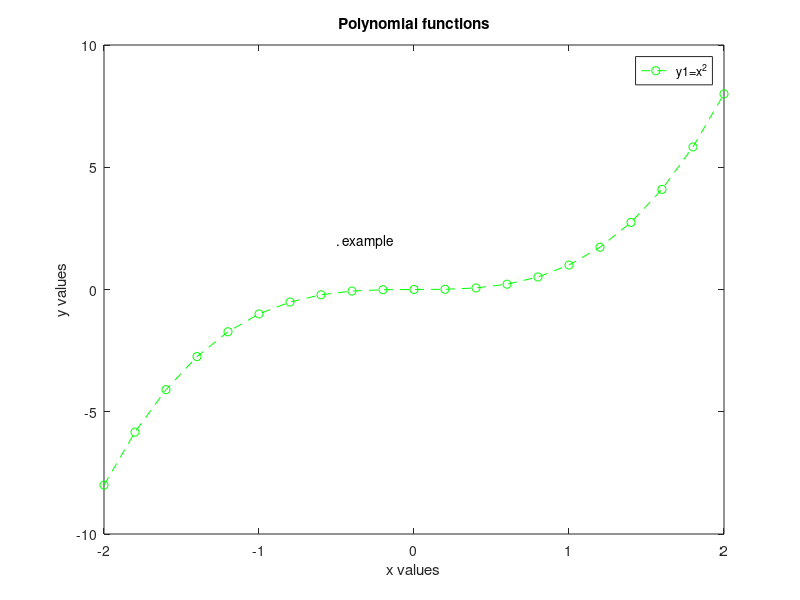

MATLAB code to generate this figure: (Note: this script raises an error after producing the figure.)
%Formatting and Annotation-How to add plot labels and annotations
%plot_area_scatter_polar_xlabel_ylabel_title_mesh_meshgrid
%gridon,surf,figure,histogram,semilog,randn,loglog
%today- legend,hold

%y1=x^2
%y2=x^3

x=-2:0.2:2;
y1=x.^2
y2=x.^3

%figure(1);
plot(x,y1,'r-o');
grid on;
%hold;
plot(x,y2,'g--o');

xlabel('x values'); ylabel('y values');
title('Polynomial functions');
legend('y1=x^2','y2=x^3');

text(-0.5,2,'. example');
gtext('sample interval -0.2');
gtext('sample interval -0.2');